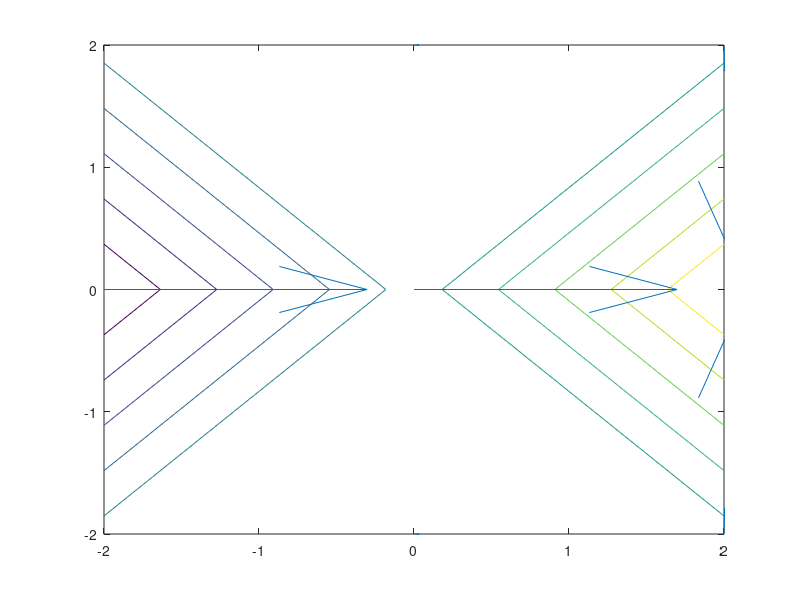

Source code (MATLAB):
%% Camp de direccions
%  

[X, Y] = meshgrid(-2:2:2);
Z = X .* exp(-X .^ 2 - Y .^ 2);
[DX, DY] = gradient(Z, 0.2, 0.2);


figure
contour(X,Y,Z)
hold on
quiver(X,Y,DX,DY)
hold off
